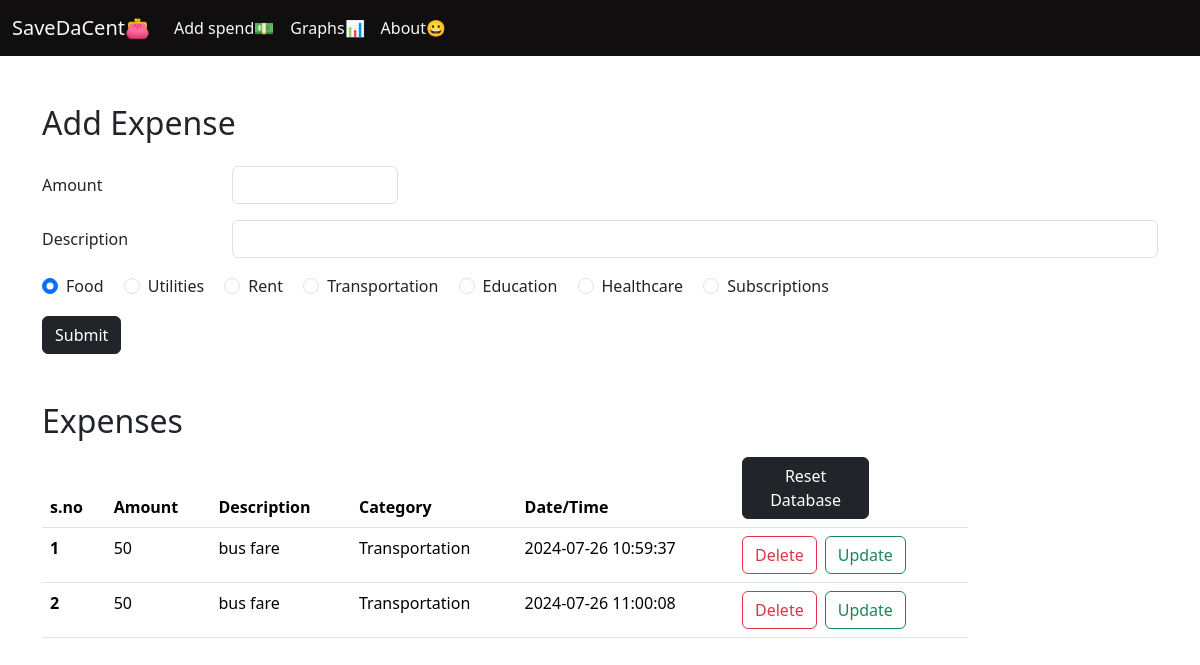
Before: / with the older database file.
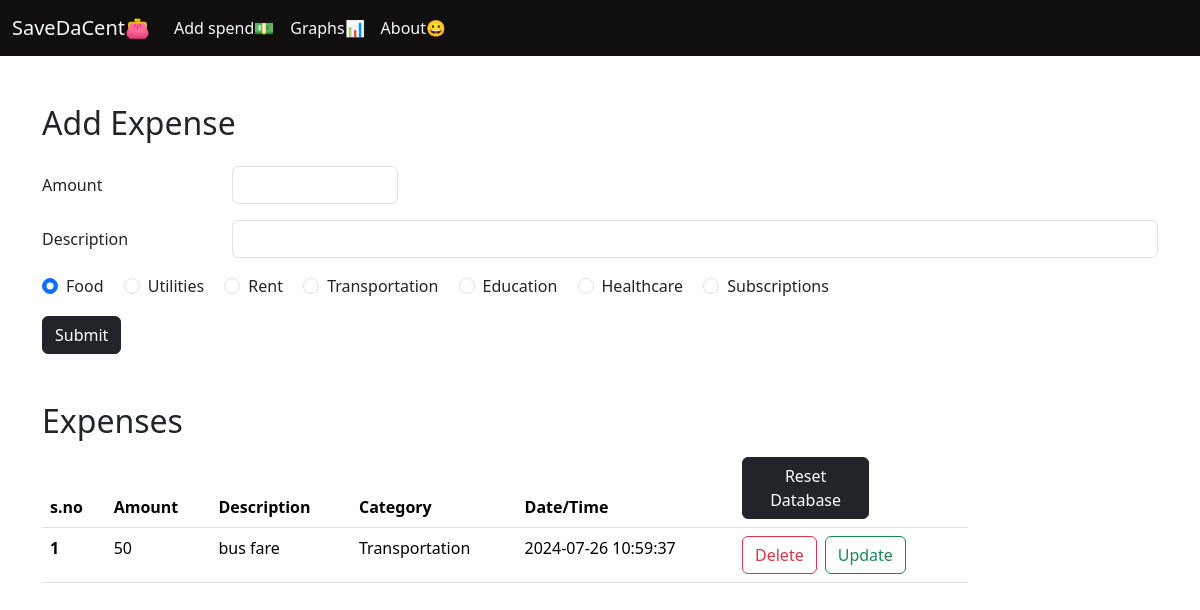
After: the same page with the newer database file.
### app.py (models this page shows, shortened)
class money(db.Model):
    sno = db.Column(db.Integer, primary_key=True)
    amount = db.Column(db.Integer, nullable=False)
    desc = db.Column(db.String(200), nullable=False)
    category = db.Column(db.String(200), nullable=False)
    date_made = db.Column(db.DateTime, default=current_time_without_ms)

### app.py (the view, shortened to what this page needs)
@app.route('/', methods=['GET', 'POST'])
def home():
    logger.debug("Home route accessed.")
    all_spend = money.query.all()
    return render_template('index.html', all_spend=all_spend)

### templates/index.html (shortened to what this page needs)
{% extends 'base.html'%}
{% block body %}
<div class="container my-5 ">
    <form action="/addspend" method="POST">
      <h2 class="mb-4">Add Expense</h2>
        <div class="row mb-3">
          <label for="amount" class="col-sm-2 col-form-label">Amount</label>
          <div class="col-sm-2">
            <input type="number" class="form-control" name="amount" id="amount">
          </div>
        </div>
        <div class="row mb-3">
          <label for="description" class="col-sm-2 col-form-label">Description</label>
          <div class="col-sm-10">
            <input type="text" class="form-control" name="desc" id="description">
          </div>
        </div>
        <fieldset class="row mb-3">
          <div class="col-sm-10">
              <div class="form-check form-check-inline">
                <input class="form-check-input" type="radio" name="inlineRadioOptions" id="inlineRadio1" value="Food" checked>
                <label class="form-check-label" for="inlineRadio1">Food</label>
              </div>
              <div class="form-check form-check-inline">
                <input class="form-check-input" type="radio" name="inlineRadioOptions" id="inlineRadio2" value="Utilities">
                <label class="form-check-label" for="inlineRadio2">Utilities</label>
              </div>
              <div class="form-check form-check-inline">
                <input class="form-check-input" type="radio" name="inlineRadioOptions" id="inlineRadio2" value="Rent">
                <label class="form-check-label" for="inlineRadio2">Rent</label>
              </div>
              <div class="form-check form-check-inline">
                <input class="form-check-input" type="radio" name="inlineRadioOptions" id="inlineRadio1" value="Transportation">
                <label class="form-check-label" for="inlineRadio1">Transportation</label>
              </div>
              <div class="form-check form-check-inline">
                <input class="form-check-input" type="radio" name="inlineRadioOptions" id="inlineRadio1" value="Education">
                <label class="form-check-label" for="inlineRadio1">Education</label>
              </div>
              <div class="form-check form-check-inline">
                <input class="form-check-input" type="radio" name="inlineRadioOptions" id="inlineRadio2" value="Healthcare">
                <label class="form-check-label" for="inlineRadio2">Healthcare</label>
              </div>
              <div class="form-check form-check-inline">
                <input class="form-check-input" type="radio" name="inlineRadioOptions" id="inlineRadio1" value="Subscriptions">
                <label class="form-check-label" for="inlineRadio1">Subscriptions</label>
              </div>
        <div class="my-3 mb">
        <button type="submit" class="btn btn-dark " action="/addspend">Submit</button>
        </div>
      </form>
  {% if all_spend|length == 0 %}
  <div class="alert alert-dark" role="alert">
    No expense to display...get spending 😈
  </div>
    {% else %}
    <h2 class="mt-5">Expenses</h2>
    <table class="table">
    <thead>
      <tr>
        <th scope="col">s.no</th>
        <th scope="col">Amount</th>
        <th scope="col">Description</th>
        <th scope="col">Category</th>
        <th scope="col">Date/Time</th>
        <td><a href="/reset" class="btn btn-dark col-sm-7" role="button">Reset Database</a>
      </tr>
    </thead>
    <tbody>
    {% for spend in all_spend %}
      <tr>
        <th scope="row">{{loop.index}}</th>
        <td>{{spend.amount}}</td>
        <td>{{spend.desc}}</td>
        <td>{{spend.category}}</td>
        <td>{{spend.date_made}}</td>
        <td><a href="/delete/{{spend.sno}}" class="btn btn-outline-danger me-2" role="button">Delete</a><a href="/update/{{spend.sno}}" class="btn btn-outline-success" role="button">Update</a></td>
      </tr>
    {% endfor %}
    </tbody>
    {% endif %}
  </table>
  </div>
{% endblock %}

### templates/base.html (shortened to what this page needs)
<!doctype html>
<html lang="en">
  <head>
    <link href="https://cdn.jsdelivr.net/npm/bootstrap@5.3.3/dist/css/bootstrap.min.css" rel="stylesheet">
  </head>
  <body>
    <nav class="navbar navbar-expand-lg bg-body-tertiary-dark " style="background-color: #100e0e;">
        <div class="container-fluid">
          <a class="navbar-brand text-light" href="/">SaveDaCent👛</a>
          <div class="collapse navbar-collapse" id="navbarNav">
            <ul class="navbar-nav">
              <li class="nav-item">
                <a class="nav-link text-light" href="/addspend">Add spend💵</a>
              </li>
              <li class="nav-item">
                <a class="nav-link text-light" href="/graphs">Graphs📊</a>
              </li>
              <li class="nav-item">
                <a class="nav-link text-light" href="/about">About😀</a>
              </li>
            </ul>
          </div>
        </div>
      </nav>
    {% block body%}{% endblock%}
  </body>
</html>

Changed rows visible on the page:
removed money: amount "50", desc "bus fare", category "Transportation", date_made "2024-07-26 11:00:08"
